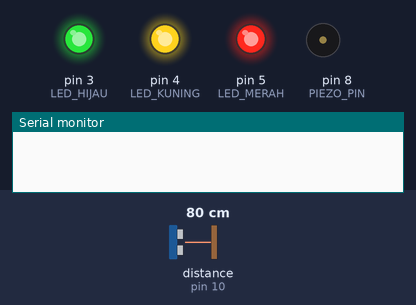
The sketch below on a simulated Arduino Uno, built with avr-gcc and run on an emulated ATmega328P. On the bench: output pins drawn as LEDs (lit = HIGH), buzzer (waves = sounding), the last lines printed to the serial monitor. Wiring (inferred from the names in the program): ultrasonic range finder: trigger pin 9; echo pin 10. The test bench sets the inputs (shaded band); at power-on: distance to the obstacle (sensor on pin 10) 80 cm. The echo pulse lasts 58.3 µs per cm; pins used as bus, display or sensor lines are not drawn.

Above: at 0.4 s.
At 1.7 s:
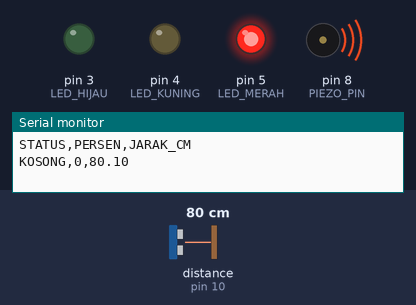
2.1 s: distance to the obstacle (sensor on pin 10) set to 120 cm
At 3.45 s:
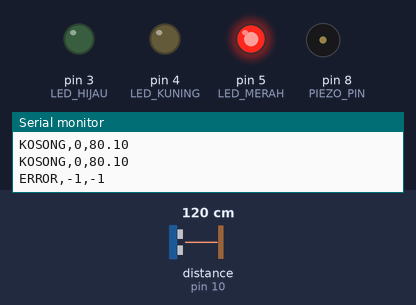
Timing chart, 0 to 11.6 s (numbered marks = the images above; inputs shaded):
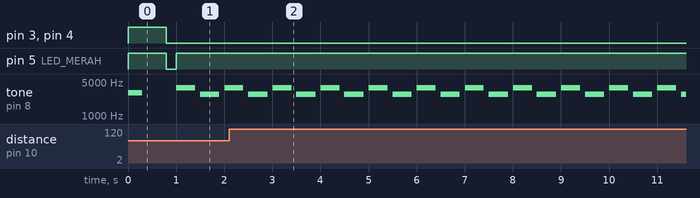

The sketch:

monitoring_tangki_air.ino
```cpp
// ================================================================
//  SISTEM MONITORING TANGKI AIR — Arduino Uno
//  Kelompok  : Tubes Andes
//  Deskripsi : Membaca level air via HC-SR04, menampilkan status
//              lewat LED & piezo, serta mengirim data ke web lokal
// ================================================================
//
//  WIRING:
//    HC-SR04  → VCC : 5V  | GND : GND | Trig : D9 | Echo : D10
//    LED Merah  (Kosong) → D5 — Resistor 220Ω — GND
//    LED Kuning (Rendah) → D4 — Resistor 220Ω — GND
//    LED Hijau  (Normal) → D3 — Resistor 220Ω — GND
//    Piezo Buzzer        → (+) D8 | (−) GND
//
//  FORMAT DATA SERIAL (CSV):
//    STATUS,PERSEN,JARAK_CM
//    Contoh: SEDANG,72,5.20
//
//  PERINTAH MASUK DARI WEB:
//    "SILENT" → matikan piezo manual
// ================================================================


// ── Pin Definitions ─────────────────────────────────────────────
#define TRIG_PIN    9
#define ECHO_PIN    10
#define LED_MERAH   5
#define LED_KUNING  4
#define LED_HIJAU   3
#define PIEZO_PIN   8


// ── Konfigurasi Tangki ───────────────────────────────────────────
#define JARAK_PENUH    2    // cm - jarak sensor ke air saat PENUH
#define JARAK_KOSONG   16.5  // cm - jarak sensor ke dasar saat KOSONG


// ── Variabel Global ──────────────────────────────────────────────
unsigned long waktuBacaTerakhir = 0;
int           persenTerakhir    = -1;  // -1 = belum ada data valid
bool          piezoSilent       = false; // true = alarm dimatikan manual
float         jarakTerfilter    = -1.0;  // Untuk menghaluskan data sensor
const float   FAKTOR_FILTER     = 0.2;   // 0.0 - 1.0 (Makin kecil makin stabil, tapi respon lebih lambat)


// ================================================================
//  SETUP
// ================================================================
void setup() {
  Serial.begin(9600);

  pinMode(TRIG_PIN,   OUTPUT);
  pinMode(ECHO_PIN,   INPUT);
  pinMode(LED_MERAH,  OUTPUT);
  pinMode(LED_KUNING, OUTPUT);
  pinMode(LED_HIJAU,  OUTPUT);
  pinMode(PIEZO_PIN,  OUTPUT);

  // Test startup: semua LED + piezo sebentar
  digitalWrite(LED_MERAH,  HIGH);
  digitalWrite(LED_KUNING, HIGH);
  digitalWrite(LED_HIJAU,  HIGH);
  tone(PIEZO_PIN, 3000);
  delay(300);
  noTone(PIEZO_PIN);
  delay(500);
  digitalWrite(LED_MERAH,  LOW);
  digitalWrite(LED_KUNING, LOW);
  digitalWrite(LED_HIJAU,  LOW);

  Serial.println("STATUS,PERSEN,JARAK_CM");
}


// ================================================================
//  bacaJarak
//  Kirim pulsa ultrasonik dan ukur jarak ke permukaan air (cm)
//  Return: jarak cm | -1 jika error
// ================================================================
float bacaJarak() {
  digitalWrite(TRIG_PIN, LOW);
  delayMicroseconds(2);
  digitalWrite(TRIG_PIN, HIGH);
  delayMicroseconds(10);
  digitalWrite(TRIG_PIN, LOW);

  long durasi = pulseIn(ECHO_PIN, HIGH, 6000);
  if (durasi == 0) return -1;

  return durasi / 58.0;
}


// ================================================================
//  hitungPersen
//  Konversi jarak → persentase level air (0–100%)
// ================================================================
int hitungPersen(float jarak) {
  int persen = map((int)jarak, JARAK_KOSONG, JARAK_PENUH, 0, 100);
  return constrain(persen, 0, 100);
}


// ================================================================
//  aturLED
//  Nyalakan LED sesuai level air
//  <= 20% Merah | <= 50% Kuning | > 50% Hijau
// ================================================================
void aturLED(int persen) {
  digitalWrite(LED_MERAH,  LOW);
  digitalWrite(LED_KUNING, LOW);
  digitalWrite(LED_HIJAU,  LOW);

  if      (persen <= 20) digitalWrite(LED_MERAH,  HIGH);
  else if (persen <= 50) digitalWrite(LED_KUNING, HIGH);
  else                   digitalWrite(LED_HIJAU,  HIGH);
}


// ================================================================
//  aturPiezo
//  Bunyi terus saat air kosong (<= 20%), dua nada bergantian
//  FIX: piezoSilent hanya reset jika air benar-benar naik (>20%)
//       dan data valid (bukan 0 dari error sensor)
// ================================================================
void aturPiezo(int persen) {
  if (persen <= 20 && !piezoSilent) {
    // Pola: 400ms nada tinggi → 100ms diam → 400ms nada sedang → 100ms diam
    unsigned long elapsed = millis() % 1000;
    if      (elapsed < 400) tone(PIEZO_PIN, 3800);
    else if (elapsed < 500) noTone(PIEZO_PIN);
    else if (elapsed < 900) tone(PIEZO_PIN, 2800);
    else                    noTone(PIEZO_PIN);

  } else {
    noTone(PIEZO_PIN);

    // Reset piezoSilent HANYA jika air benar-benar naik (21–100%)
    // Tidak reset jika persen = 0 dari error sensor
    if (persen > 20 && persen <= 100) {
      piezoSilent = false;
    }
  }
}


// ================================================================
//  kirimSerial
//  Kirim data CSV ke serial → dibaca web server
//  Format: STATUS,PERSEN,JARAK_CM
// ================================================================
void kirimSerial(int persen, float jarak) {
  String status;
  if      (persen <= 20) status = "KOSONG";
  else if (persen <= 50) status = "RENDAH";
  else if (persen <= 80) status = "SEDANG";
  else                   status = "PENUH";

  Serial.print(status);  Serial.print(",");
  Serial.print(persen);  Serial.print(",");
  Serial.println(jarak, 2);
}


// ================================================================
//  cekPerintah
//  Baca perintah masuk dari web via Serial
//  "SILENT" → set piezoSilent = true → piezo langsung diam
// ================================================================
void cekPerintah() {
  if (Serial.available() > 0) {
    String perintah = Serial.readStringUntil('\n');
    perintah.trim();

    if (perintah == "SILENT") {
      piezoSilent = true;  // tandai alarm dimatikan manual
      noTone(PIEZO_PIN);   // matikan piezo seketika
    }
  }
}


// ================================================================
//  LOOP
// ================================================================
void loop() {
  // 1. Cek perintah masuk dari web (prioritas pertama)
  cekPerintah();

  // 2. Jalankan piezo non-blocking HANYA jika data valid
  if (persenTerakhir >= 0) {
    aturPiezo(persenTerakhir);
  }

  // 3. Baca sensor & update setiap 1 detik
  if (millis() - waktuBacaTerakhir >= 1000) {
    waktuBacaTerakhir = millis();

    float jarakMurni = bacaJarak();

    if (jarakMurni < 0) {
      Serial.println("ERROR,-1,-1");
      return;
    }

    // Filter Exponential Moving Average (EMA) untuk menstabilkan data
    if (jarakTerfilter < 0) {
      jarakTerfilter = jarakMurni; // Inisialisasi saat pertama kali baca
    } else {
      jarakTerfilter = (FAKTOR_FILTER * jarakMurni) + ((1.0 - FAKTOR_FILTER) * jarakTerfilter);
    }

    persenTerakhir = hitungPersen(jarakTerfilter);
    aturLED(persenTerakhir);
    kirimSerial(persenTerakhir, jarakTerfilter);
  }
}
```

Measured:
- by itself, tone on pin 8 (PIEZO_PIN): repeats every 1.0 s: 2800 Hz 0.40 s, silent 0.11 s, 3800 Hz 0.39 s, silent 0.10 s
